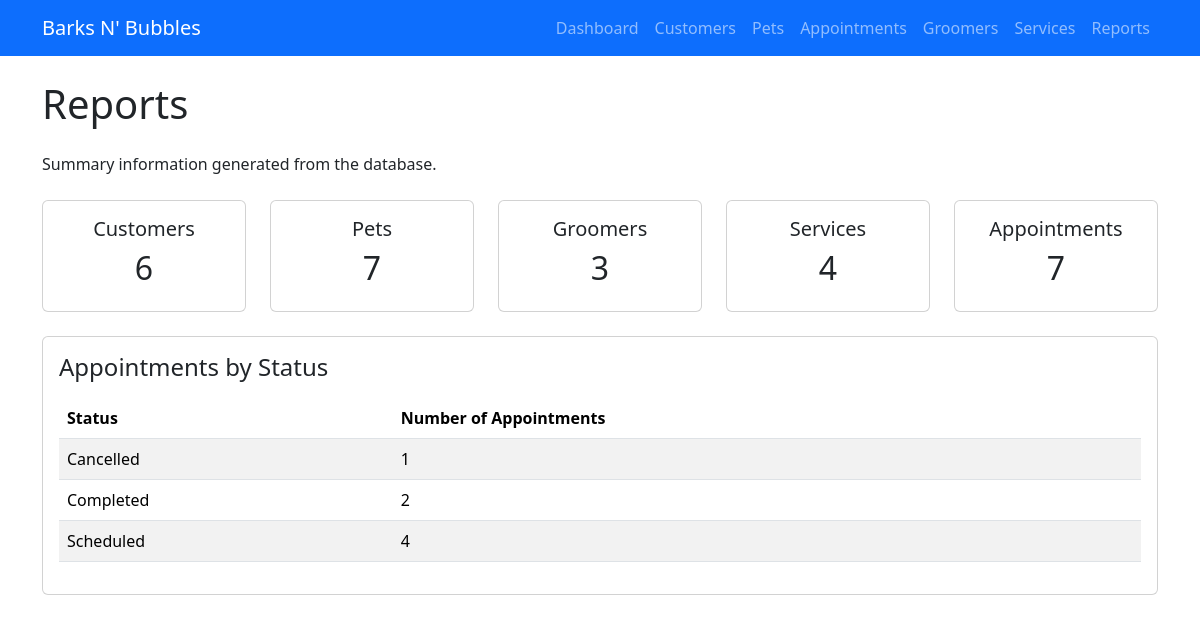
Page /reports on the committed database.
### tables this page shows
CREATE TABLE appointment (
            apptID INTEGER PRIMARY KEY AUTOINCREMENT,
            apptDate TEXT NOT NULL,
            apptTime TEXT NOT NULL,
            serviceID INTEGER NOT NULL,
            status TEXT NOT NULL,
            petID INTEGER NOT NULL,
            groomerID INTEGER NOT NULL,
            adminID INTEGER NOT NULL,
            FOREIGN KEY (serviceID) REFERENCES service(serviceID),
            FOREIGN KEY (petID) REFERENCES pet(petID),
            FOREIGN KEY (groomerID) REFERENCES groomer(groomerID),
            FOREIGN KEY (adminID) REFERENCES administrator(adminID)
        );

### app.py (the view)
@app.route("/reports")
def reports():
    connection = get_db_connection()
    total_customers = connection.execute(
        "SELECT COUNT(*) AS total FROM customer"
    ).fetchone()["total"]
    total_pets = connection.execute(
        "SELECT COUNT(*) AS total FROM pet"
    ).fetchone()["total"]
    total_groomers = connection.execute(
        "SELECT COUNT(*) AS total FROM groomer"
    ).fetchone()["total"]
    total_services = connection.execute(
        "SELECT COUNT(*) AS total FROM service"
    ).fetchone()["total"]
    total_appointments = connection.execute(
        "SELECT COUNT(*) AS total FROM appointment"
    ).fetchone()["total"]
    appointments_by_status = connection.execute(
        """
        SELECT status, COUNT(*) AS total
        FROM appointment
        GROUP BY status
        """
    ).fetchall()
    connection.close()
    return render_template(
        "reports.html",
        total_customers=total_customers,
        total_pets=total_pets,
        total_groomers=total_groomers,
        total_services=total_services,
        total_appointments=total_appointments,
        appointments_by_status=appointments_by_status
    )

### app.py (called while the page is built)
def get_db_connection():
    connection = sqlite3.connect("barksnbubbles.db")
    connection.row_factory = sqlite3.Row
    return connection

### templates/reports.html (shortened to what this page needs)
{% extends "base.html" %}
{% block content %}
<h1 class="mb-4">Reports</h1>
<p class="mb-4">
    Summary information generated from the database.
</p>
<div class="row mb-4">
    <div class="col-md">
        <div class="card text-center h-100">
            <div class="card-body">
                <h5>Customers</h5>
                <h2>{{ total_customers }}</h2>
            </div>
        </div>
    </div>
    <div class="col-md">
        <div class="card text-center h-100">
            <div class="card-body">
                <h5>Pets</h5>
                <h2>{{ total_pets }}</h2>
            </div>
        </div>
    </div>
    <div class="col-md">
        <div class="card text-center h-100">
            <div class="card-body">
                <h5>Groomers</h5>
                <h2>{{ total_groomers }}</h2>
            </div>
        </div>
    </div>
    <div class="col-md">
        <div class="card text-center h-100">
            <div class="card-body">
                <h5>Services</h5>
                <h2>{{ total_services }}</h2>
            </div>
        </div>
    </div>
    <div class="col-md">
        <div class="card text-center h-100">
            <div class="card-body">
                <h5>Appointments</h5>
                <h2>{{ total_appointments }}</h2>
            </div>
        </div>
    </div>
</div>
<div class="card">
    <div class="card-body">
        <h4 class="mb-3">Appointments by Status</h4>
        <table class="table table-striped">
            <thead>
                <tr>
                    <th>Status</th>
                    <th>Number of Appointments</th>
                </tr>
            </thead>
            <tbody>
                {% for row in appointments_by_status %}
                <tr>
                    <td>{{ row["status"] }}</td>
                    <td>{{ row["total"] }}</td>
                </tr>
                {% else %}
                <tr>
                    <td colspan="2">No appointment data available.</td>
                </tr>
                {% endfor %}
            </tbody>
        </table>
    </div>
</div>
{% endblock %}

### rows in the picture
appointment: status "Cancelled", total "1"
appointment: status "Completed", total "2"
appointment: status "Scheduled", total "4"

### other values in the picture
{{ total_customers }} "6"
{{ total_pets }} "7"
{{ total_groomers }} "3"
{{ total_services }} "4"
{{ total_appointments }} "7"
